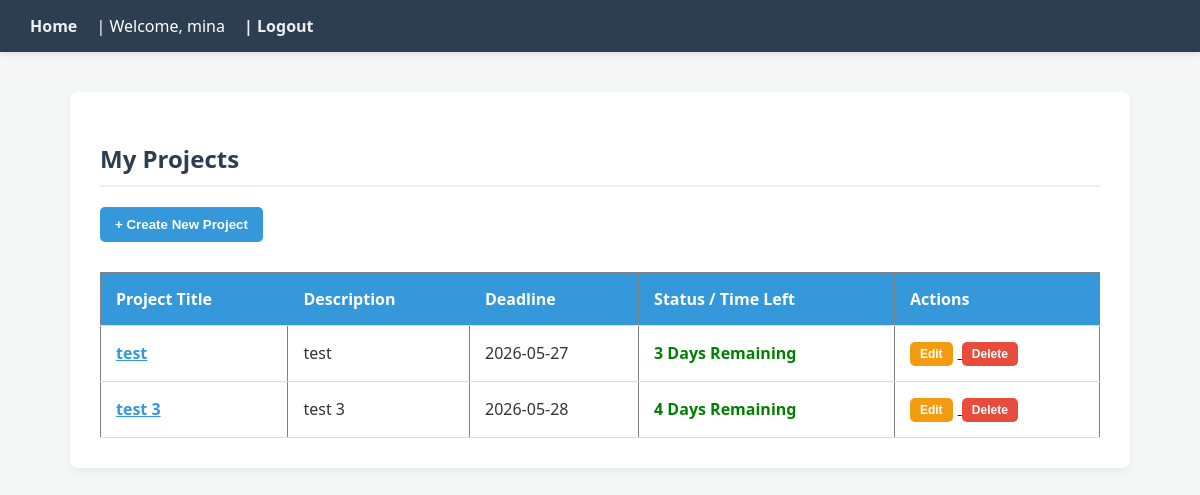
/ (signed in), run on the app's committed database.
### tables this page shows
CREATE TABLE projects (
    id INTEGER PRIMARY KEY AUTOINCREMENT,
    user_id INTEGER NOT NULL,
    title TEXT NOT NULL,
    description TEXT,
    start_date DATE NOT NULL,
    deadline DATE NOT NULL,
    budget REAL DEFAULT 0,
    FOREIGN KEY (user_id) REFERENCES users (id)
);

### app.py (the view)
@app.route('/')
def home():
    if 'user_id' not in session:
        return redirect(url_for('login'))
    db = get_db_connection()
    projects = db.execute(
        'SELECT * FROM projects WHERE user_id = ? ORDER BY deadline ASC',
        (session['user_id'],)
    ).fetchall()
    project_list = []
    today = datetime.now().date()
    for p in projects:
        p_dict = dict(p)
        p_dict['status'] = get_deadline_status(p['deadline'], today)
        project_list.append(p_dict)
    return render_template('dashboard.html', projects=project_list)

### app.py (called while the page is built)
def get_db_connection():
    conn = sqlite3.connect('database.db')
    conn.row_factory = sqlite3.Row
    return conn

### business_logic.py (called while the page is built)
def get_deadline_status(deadline_str, today_date):
    deadline_date = datetime.strptime(deadline_str, '%Y-%m-%d').date()
    delta = (deadline_date - today_date).days
    if delta < 0:
        return 'Overdue'
    return f"{delta} Days Remaining"

### templates/dashboard.html
{% extends 'base.html' %}
{% block content %}
    <h2>My Projects</h2>
    <a href="{{ url_for('create_project') }}">
        <button style="margin-bottom: 15px;">+ Create New Project</button>
    </a>
    <table border="1" cellpadding="10" cellspacing="0">
        <tr>
            <th>Project Title</th>
            <th>Description</th>
            <th>Deadline</th>
            <th>Status / Time Left</th>
            <th>Actions</th>
        </tr>
        {% for project in projects %}
        <tr>
            <td><a href="{{ url_for('project_detail', project_id=project.id) }}" style="font-weight: bold; color: #3498db;">{{ project.title }}</a></td>
            <td>{{ project.description }}</td>
            <td>{{ project.deadline }}</td>
            <td style="font-weight: bold; color: {% if project.status == 'Overdue' %}red{% else %}green{% endif %};">
                {{ project.status }}
            </td>
            <td>
                <a href="{{ url_for('edit_project', project_id=project.id) }}">
                    <button style="background-color: #f39c12; padding: 5px 10px; font-size: 12px; margin-right: 5px;">Edit</button>
                </a>
                <form action="{{ url_for('delete_project', project_id=project.id) }}" method="POST" style="display:inline;">
                    <button type="submit" style="background-color: #e74c3c; padding: 5px 10px; font-size: 12px;" onclick="return confirm('Are you sure you want to delete this project and all its data?');">Delete</button>
                </form>
            </td>
        </tr>
        {% else %}
        <tr>
            <td colspan="5" style="text-align: center;">No projects found. Create one to get started!</td>
        </tr>
        {% endfor %}
    </table>
{% endblock %}

### static/style.css (style rules this page uses)
body { font-family: 'Segoe UI', Tahoma, Geneva, Verdana, sans-serif; background-color: #f4f7f6; color: #333; margin: 0; padding: 0; }
h2, h3 { color: #2c3e50; border-bottom: 2px solid #ecf0f1; padding-bottom: 10px; }
button, input[type="submit"] { background-color: #3498db; color: white; border: none; padding: 10px 15px; cursor: pointer; border-radius: 5px; font-weight: bold; transition: background-color 0.3s; }
table { width: 100%; border-collapse: collapse; margin-top: 15px; background-color: white; }
th, td { padding: 15px; text-align: left; border-bottom: 1px solid #ddd; }
th { background-color: #3498db; color: white; }

### data on the page
projects: title "test", description "test", deadline "2026-05-27", status "3 Days Remaining"
projects: title "test 3", description "test 3", deadline "2026-05-28", status "4 Days Remaining"

### other printed values
{{ session['username'] }} "mina"
